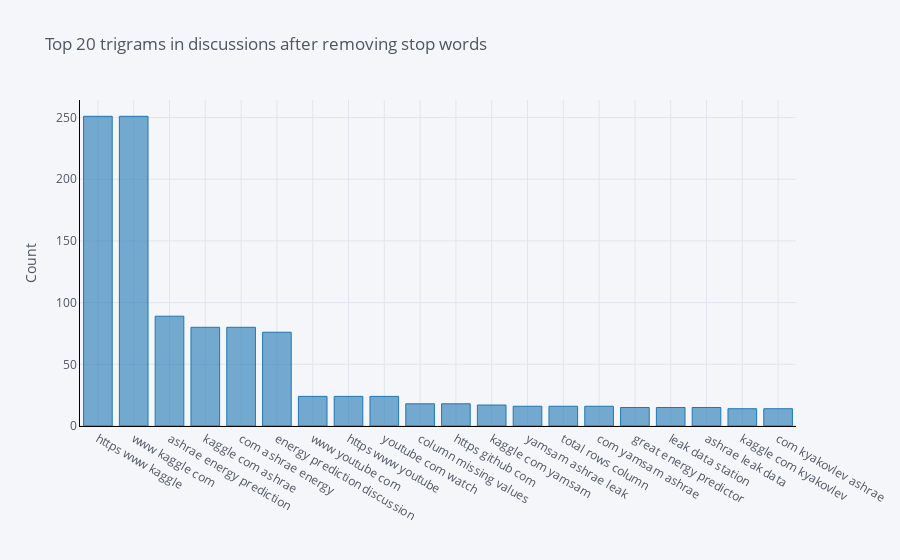

Notebook code cell kept with this figure:
### Code cell
# Inspect top trigrams (after removing stop words)
# Based from work of Susan Li (https://towardsdatascience.com/a-complete-exploratory-data-analysis-and-
# visualization-for-text-data-29fb1b96fb6a).
def get_top_n_trigram(corpus, n=None):
    vec = CountVectorizer(ngram_range=(3, 3), stop_words='english').fit(corpus)
    bag_of_words = vec.transform(corpus)
    sum_words = bag_of_words.sum(axis=0) 
    words_freq = [(word, sum_words[0, idx]) for word, idx in vec.vocabulary_.items()]
    words_freq =sorted(words_freq, key = lambda x: x[1], reverse=True)
    return words_freq[:n]

common_words = get_top_n_trigram(combined_df['content'], 20)

df3 = pd.DataFrame(common_words, columns = ['content' , 'count'])
df3.groupby('content').sum()['count'].sort_values(ascending=False).iplot(
    kind='bar', yTitle='Count', linecolor='black', title='Top 20 trigrams in discussions after removing stop words')

### Figure 1 — Plotly figure (JSON) as saved in the notebook; plotly's stock layout.template omitted (floating-point values rounded to 4 significant figures)
{"data": [{"marker": {"color": "rgba(31, 119, 180, 0.6)", "line": {"color": "rgba(31, 119, 180, 1.0)", "width": 1}}, "name": "count", "orientation": "v", "text": "", "type": "bar", "x": ["https www kaggle", "www kaggle com", "ashrae energy prediction", "kaggle com ashrae", "com ashrae energy", "energy prediction discussion", "www youtube com", "https www youtube", "youtube com watch", "column missing values", "https github com", "kaggle com yamsam", "yamsam ashrae leak", "total rows column", "com yamsam ashrae", "great energy predictor", "leak data station", "ashrae leak data", "kaggle com kyakovlev", "com kyakovlev ashrae"], "y": [251, 251, 89, 80, 80, 76, 24, 24, 24, 18, 18, 17, 16, 16, 16, 15, 15, 15, 14, 14]}], "layout": {"legend": {"bgcolor": "#F5F6F9", "font": {"color": "#4D5663"}}, "paper_bgcolor": "#F5F6F9", "plot_bgcolor": "#F5F6F9", "title": {"font": {"color": "#4D5663"}, "text": "Top 20 trigrams in discussions after removing stop words"}, "xaxis": {"gridcolor": "#E1E5ED", "linecolor": "black", "showgrid": true, "tickfont": {"color": "#4D5663"}, "title": {"font": {"color": "#4D5663"}, "text": ""}, "zerolinecolor": "#E1E5ED"}, "yaxis": {"gridcolor": "#E1E5ED", "linecolor": "black", "showgrid": true, "tickfont": {"color": "#4D5663"}, "title": {"font": {"color": "#4D5663"}, "text": "Count"}, "zerolinecolor": "#E1E5ED"}}}
